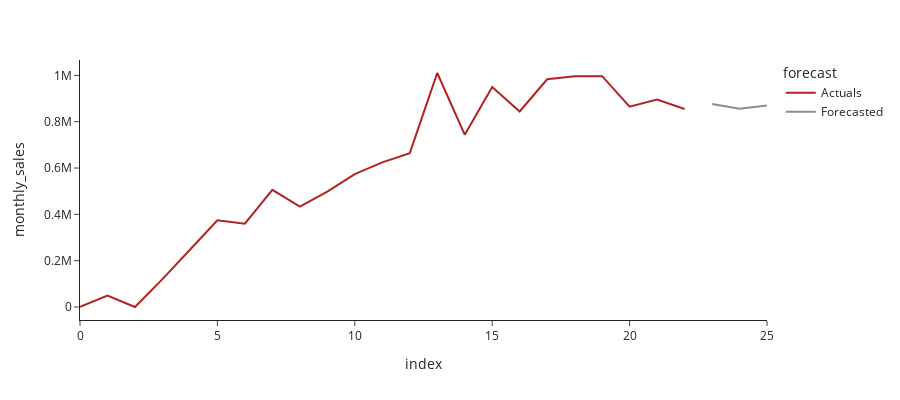

Notebook source saved alongside this figure:
### Markdown cell above
##### Make Predictions using the Fitted ARIMA Model

### Code cell
predictions = pd.DataFrame([list(data) + list(arima.forecast(3)), ['Actuals']*23 + ['Forecasted']*3]).T
predictions.columns = ['monthly_sales', 'forecast']
px.line(
    predictions, y='monthly_sales', color='forecast',
    template='simple_white', width=900, height=400,
    color_discrete_map={
        'Actuals': '#B22222',
        'Forecasted': '#8d8d8d'
    })

### Figure 1 — Plotly figure (JSON) as saved in the notebook; plotly's stock layout.template omitted (floating-point values rounded to 4 significant figures)
{"data": [{"hovertemplate": "forecast=Actuals<br>index=%{x}<br>monthly_sales=%{y}<extra></extra>", "legendgroup": "Actuals", "line": {"color": "#B22222", "dash": "solid"}, "marker": {"symbol": "circle"}, "mode": "lines", "name": "Actuals", "orientation": "v", "showlegend": true, "type": "scatter", "x": [0, 1, 2, 3, 4, 5, 6, 7, 8, 9, 10, 11, 12, 13, 14, 15, 16, 17, 18, 19, 20, 21, 22], "xaxis": "x", "y": [267.4, 49510.0, 10.9, 120300.0, 247300.0, 374300.0, 359900.0, 506100.0, 433000.0, 498000.0, 574000.0, 624400.0, 664200.0, 1010000.0, 743900.0, 950000.0, 844200.0, 983200.0, 996600.0, 996500.0, 865100.0, 895500.0, 854700.0], "yaxis": "y"}, {"hovertemplate": "forecast=Forecasted<br>index=%{x}<br>monthly_sales=%{y}<extra></extra>", "legendgroup": "Forecasted", "line": {"color": "#8d8d8d", "dash": "solid"}, "marker": {"symbol": "circle"}, "mode": "lines", "name": "Forecasted", "orientation": "v", "showlegend": true, "type": "scatter", "x": [23, 24, 25], "xaxis": "x", "y": [876700.0, 856200.0, 869600.0], "yaxis": "y"}], "layout": {"height": 400, "legend": {"title": {"text": "forecast"}, "tracegroupgap": 0}, "margin": {"t": 60}, "width": 900, "xaxis": {"anchor": "y", "domain": [0, 1], "title": {"text": "index"}}, "yaxis": {"anchor": "x", "domain": [0, 1], "title": {"text": "monthly_sales"}}}}
